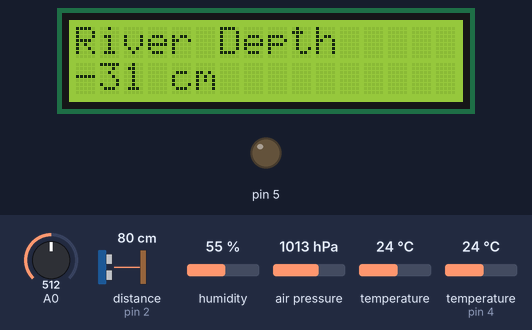
The sketch below on a simulated Arduino Uno, built with avr-gcc and run on an emulated ATmega328P. Shown: 16×2 character LCD, output pins drawn as LEDs (lit = HIGH). Wiring (inferred from the names in the program): ultrasonic range finder: trigger pin 3; echo pin 2. Inputs (shaded band) come from the test bench; at power-on: distance to the obstacle (sensor on pin 2) 80 cm, humidity 55 %, air pressure 1013 hPa, temperature (sensor on pin 4) 24 °C, A0 = 512, temperature 24 °C. The echo pulse lasts 58.3 µs per cm; pins used as bus, display or sensor lines are not drawn.

Above: at 5.6 s.
5.7 s: distance to the obstacle (sensor on pin 2) set to 12 cm
At 8.6 s:
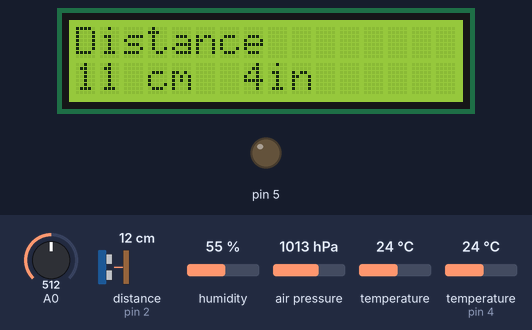
11.2 s: distance to the obstacle (sensor on pin 2) set to 9 cm
At 13.0 s:
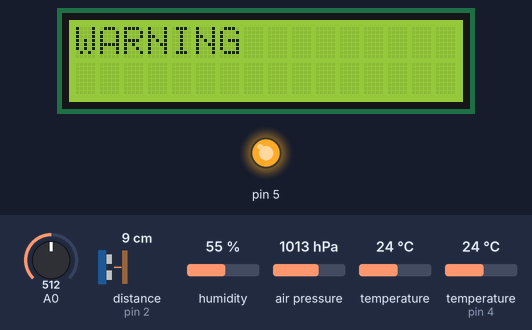
16.2 s: humidity set to 22 %
At 18.2 s:
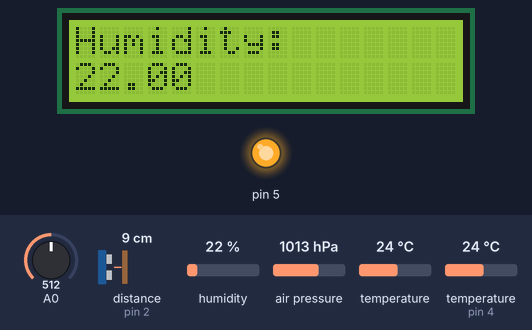
19.1 s: air pressure set to 952 hPa
At 22.5 s:
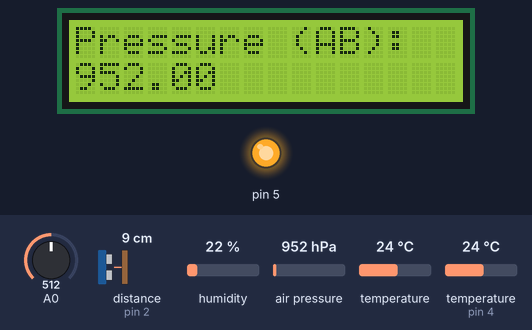
23.5 s: temperature (sensor on pin 4) set to 12 °C
At 24.7 s:
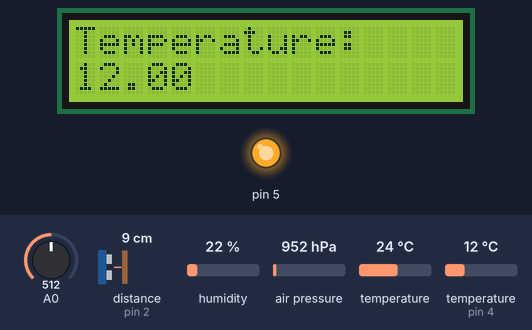
25.7 s: air pressure set to 975 hPa
At 29.8 s:
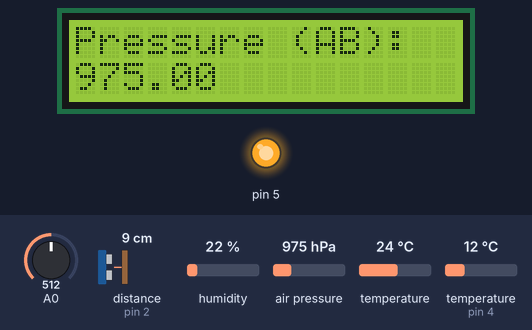
Timing chart, 0 to 31.3 s (numbered marks = the images above; inputs shaded):
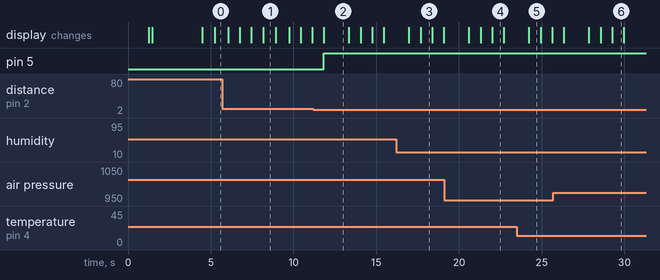

The sketch:

Gahirai.ino
```cpp
#include <dht11.h>
#include <SFE_BMP180.h>
#include <Wire.h>
#include <LiquidCrystal.h>
SFE_BMP180 pressure;
#define ALTITUDE 1655.0
dht11 DHT11;
#define DHT11PIN 4
#define trigPin 3 //Sensor Echo pin connected to Arduino pin 13
#define echoPin 2 //Sensor Trip pin connected to Arduino pin 12
long duration, cm, inches, depth;
int i;
int flag=0;
float humidity;
float temperature;
float pres;
int intensity;
boolean inten;
LiquidCrystal lcd(8, 9, 10, 11, 12, 13);
void setup() {
  Serial.begin(9600);
  pinMode(5, OUTPUT);
  pinMode(trigPin, OUTPUT);
  pinMode(echoPin, INPUT);
  if (pressure.begin()){}
  else
  {
    Serial.println("BMP180 init fail\n\n");
    while(1); // Pause forever.
  }
  lcd.begin(16, 2);
  lcd.print("ShreStsaV");
  delay(1200);
  for(i=0;i<2;i++)
  {
    lcd.clear();
    lcd.setCursor(0, 0);
    delay(100);
    lcd.print("WATER MONITORING");
  }
  delay(3000);
}

void loop()
{
  hope:
  digitalWrite(trigPin, LOW);
  delayMicroseconds(5);
  digitalWrite(trigPin, HIGH);
  delayMicroseconds(10);
  digitalWrite(trigPin, LOW);
  pinMode(echoPin, INPUT);
  duration = pulseIn(echoPin, HIGH);
  cm = (duration/2) / 29.1;
  inches = (duration/2) / 74;
  depth = 48-cm;
  if (cm>500){
    lcd.clear();
    lcd.setCursor(0,0);
    lcd.print("IrregularSurface");
    goto hope;
    delay(700);
   }
  else if(cm<10){
      lcd.clear();
      lcd.setCursor(0,0);
      lcd.print("WARNING");
      digitalWrite(5, HIGH);   // turn the LED on (HIGH is the voltage level)
      delay(700);              // wait for a second
     }
  else{
     digitalWrite(5, LOW);    // turn the LED off by making the voltage LOW
     lcd.clear();
     lcd.setCursor(0,0);  //Set cursor to first column of second row
     lcd.print("Distance"); //Print blanks to clear the row
     lcd.setCursor(0,1);   //Set Cursor again to first column of second row
     lcd.print(cm); //Print measured distance
     lcd.print(" cm");
     lcd.setCursor(7,1);
     lcd.print(inches);
     lcd.print("in");
     delay(750);
     //Depth
     lcd.clear();
     lcd.setCursor(0,0);
     lcd.print("River Depth");
     lcd.setCursor(0,1);
     lcd.print(depth);
     lcd.print(" cm");
   }
//  Serial.print(inches);
//  Serial.print("in, ");
//  Serial.print(cm);
//  Serial.print("cm");
//  Serial.println();

  delay(750);

  //while(1){Serial.println(analogRead(A0));delay(500);}
            char status;
            double T,P,p0,a;
            int chk = DHT11.read(DHT11PIN);
            switch (chk)
            {
              case DHTLIB_OK:
              //Serial.println("OK");
              break;
              case DHTLIB_ERROR_CHECKSUM:
              Serial.println("Checksum error");
              break;
              case DHTLIB_ERROR_TIMEOUT:
              Serial.println("Time out error");
              break;
              default:
              Serial.println("Unknown error");
              break;
            }
    intensity=analogRead(A0);
    if(intensity>200)
    inten=1;
    else inten=0;
    humidity=(float)DHT11.humidity;
    temperature=(float)DHT11.temperature;
    status = pressure.startTemperature();
    if (status != 0)
        {
            delay(status);
            status = pressure.getTemperature(T);
            if (status != 0)
        {
        status = pressure.startPressure(3);
        if (status != 0)
        {
        delay(status);
        status = pressure.getPressure(P,T);
        if (status != 0)
        {//lcd.print(P);
        pres=P;
        }
       }}}
  if(Serial.available()>0)
       {
        flag=Serial.read();
        if (flag=='1'){}
        else
        {
        //delay(10);
        char tempstr[7],humistr[5],presstr[7],daynight[1],distance[5],rdepth[5];
        dtostrf(temperature,6,2,tempstr);
        dtostrf(humidity,4,2,humistr);
        dtostrf(pres,6,2,presstr);
        dtostrf(inten,1,0,daynight);
        dtostrf(cm,2,0,distance);
        dtostrf(depth,2,0,rdepth);
        Serial.println(String(tempstr)+","+String(humistr)+","+String(presstr)+","+String(daynight)+","+String(distance)+","+String(rdepth));

        }}
     lcd.clear();
     lcd.setCursor(0,0);
     lcd.print("Temperature:");
     lcd.setCursor(0,1);
     lcd.print(temperature);
     delay(700);
     lcd.clear();
     lcd.setCursor(0,0);
     lcd.print("Humidity:");
     lcd.setCursor(0,1);
     lcd.print(humidity);
     delay(700);
      lcd.clear();
     lcd.setCursor(0,0);
     lcd.print("Pressure (AB):");
     lcd.setCursor(0,1);
     lcd.print(pres);
     delay(700);
     }
```

Measured:
- the behaviour switches between 11 and 10 cm on distance to the obstacle (sensor on pin 2) (found by bisection; images 1 and 2)
- after the input at 11.2 s, pin 5: LOW → HIGH after 0.64 s; the display: changes after 0.64 s (image 2)
- what the display in image 1 shows lasts 0.7 s, from 8.2 s to 8.9 s
- what the display in image 2 shows lasts 1.6 s, from 11.8 s to 13.4 s
- what the display in image 3 shows lasts 0.7 s, from 17.7 s to 18.4 s
